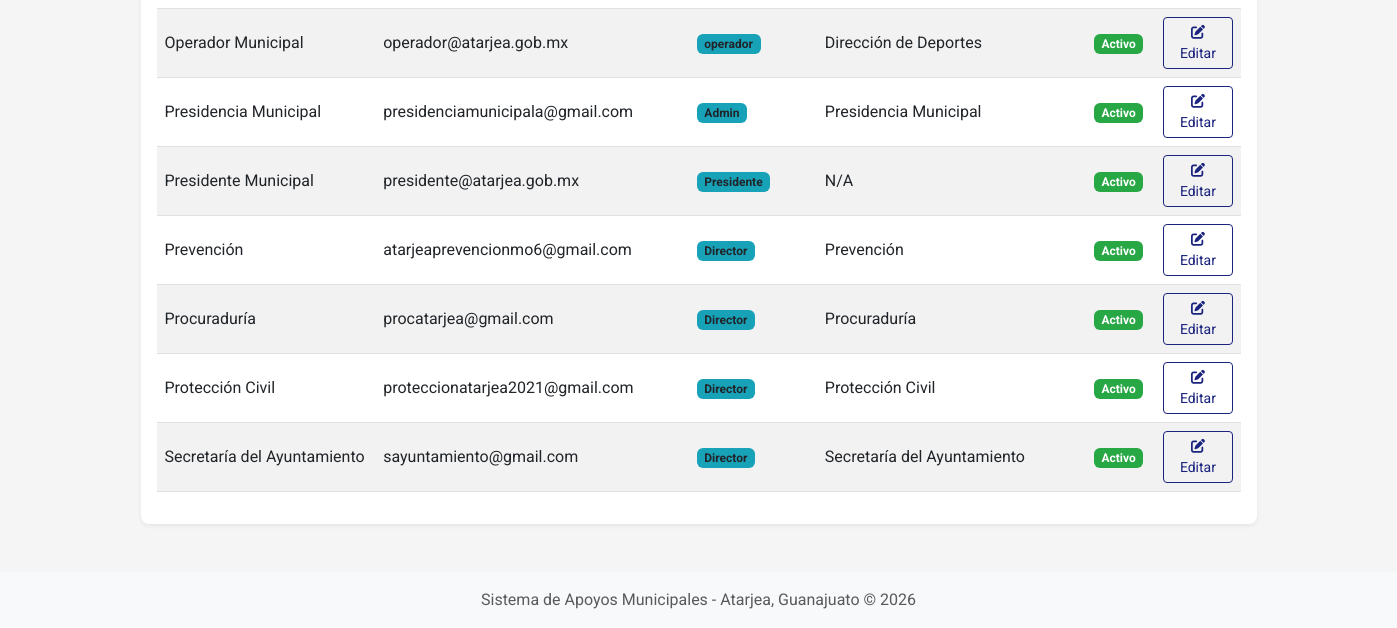
The page /admin/usuarios (signed in, lower part) on the database as committed earlier.
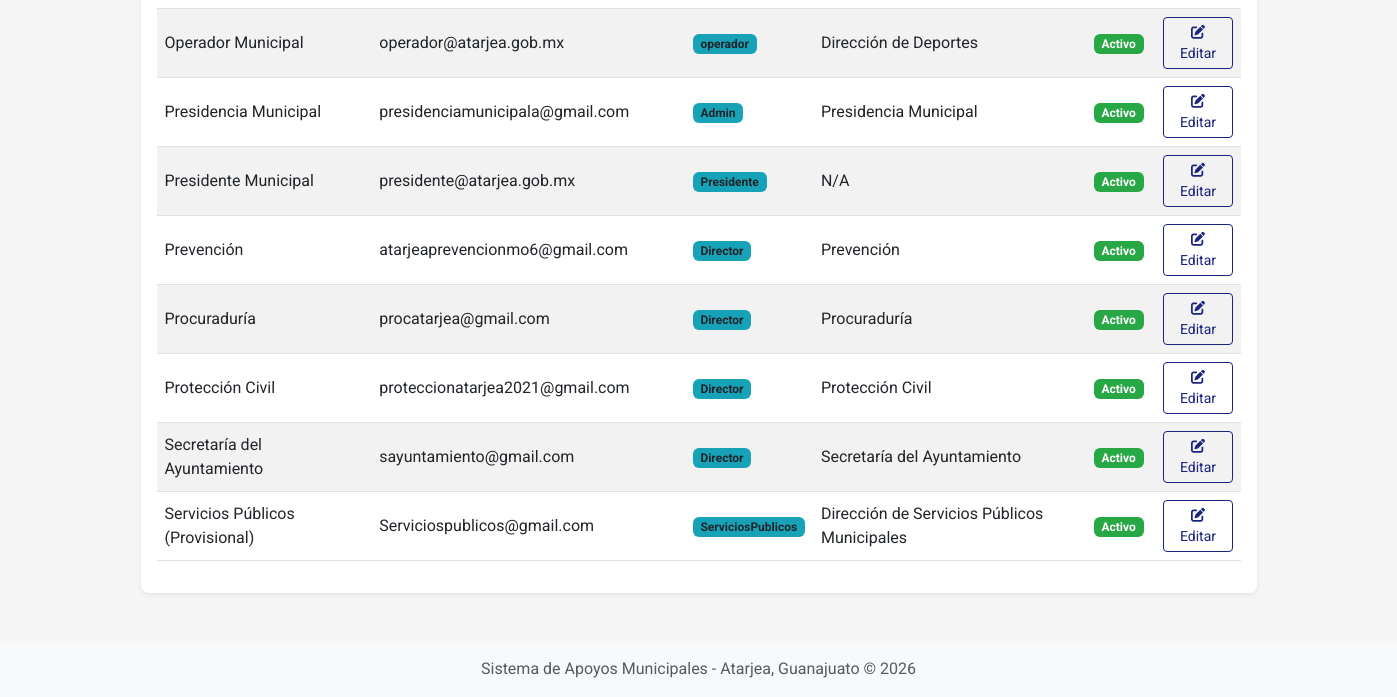
The same page on the database as committed later.
### app/models.py (models this page shows, shortened)
class Usuario(db.Model, UserMixin):
    __tablename__ = 'usuarios'
    id = db.Column(db.Integer, primary_key=True)
    email = db.Column(db.String(100), unique=True, nullable=False)
    password = db.Column(db.String(200), nullable=False)
    nombre = db.Column(db.String(100), nullable=False)
    rol = db.Column(db.String(20), nullable=False, default=RolUsuario.DIRECTOR.value)
    dependencia_id = db.Column(db.Integer, db.ForeignKey('dependencias.id'), nullable=True)
    activo = db.Column(db.Boolean, default=True)
    fecha_registro = db.Column(db.DateTime, default=datetime.utcnow)
    dependencia = db.relationship('Dependencia', backref='usuarios')
    def es_admin(self):
        return (self.rol or '').lower() == RolUsuario.ADMIN.value.lower()
    def es_servicios_publicos(self):
        return (self.rol or '').lower() == RolUsuario.SERVICIOS_PUBLICOS.value.lower()
    def puede_cerrar_ejercicio(self):
        return self.es_admin() or self.es_presidente()

class Dependencia(db.Model):
    __tablename__ = 'dependencias'
    id = db.Column(db.Integer, primary_key=True)
    nombre = db.Column(db.String(100), nullable=False, unique=True)
    descripcion = db.Column(db.Text, nullable=True)
    solicitudes = db.relationship('Solicitud', backref='dependencia', lazy=True)

### app/routes.py (the view)
@main.route('/admin/usuarios', methods=['GET'])
@login_required
@admin_required
def admin_usuarios():
    try:
        usuarios = Usuario.query.order_by(Usuario.nombre.asc()).all()
        dependencias = Dependencia.query.order_by(Dependencia.nombre.asc()).all()
        return render_template('admin_usuarios.html', usuarios=usuarios, dependencias=dependencias)
    except Exception as e:
        current_app.logger.error(f"Error al listar usuarios: {str(e)}")
        flash('Error al cargar la lista de usuarios.', 'danger')
        return redirect(url_for('main.dashboard'))

### templates/admin_usuarios.html (shortened to what this page needs)
{% extends "layout.html" %}
{% block content %}
<div class="container mt-4">
    <div class="card shadow-sm">
        <div class="card-body">
            <div class="table-responsive">
                <table class="table table-striped table-hover align-middle">
                    <tbody>
                        {% for u in usuarios %}
                        <tr>
                            <td>{{ u.nombre }}</td>
                            <td>{{ u.email }}</td>
                            <td><span class="badge bg-info text-dark">{{ u.rol }}</span></td>
                            <td>{{ u.dependencia.nombre if u.dependencia else 'N/A' }}</td>
                            <td>
                                {% if u.activo %}
                                    <span class="badge bg-success">Activo</span>
                                {% else %}
                                    <span class="badge bg-secondary">Inactivo</span>
                                {% endif %}
                            </td>
                            <td>
                                <a href="{{ url_for('main.admin_usuario_editar', usuario_id=u.id) }}" class="btn btn-sm btn-outline-primary">
                                    <i class="fas fa-edit"></i> Editar
                                </a>
                            </td>
                        </tr>
                        {% else %}
                        <tr>
                            <td colspan="6" class="text-center">No hay usuarios registrados.</td>
                        </tr>
                        {% endfor %}
                    </tbody>
                </table>
            </div>
        </div>
    </div>
</div>
{% endblock %}

Rows that differ between the two databases and show on the page:
added Usuario: nombre "Servicios Públicos (Provisional)", email "Serviciospublicos@gmail.com", rol "ServiciosPublicos", dependencia "Dirección de Servicios Públicos Municipales", activo "Activo"
